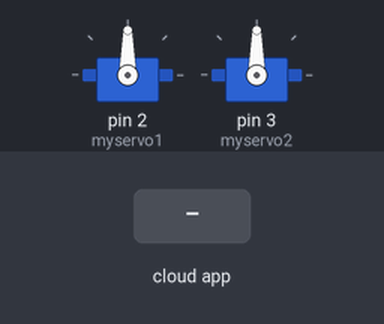
The sketch below on a simulated Arduino Uno, built with avr-gcc and run on an emulated ATmega328P. Shown: 2 × servo. Inputs (shaded band) come from the test bench. The ROS host is connected and sends only what is stated.

Above: at 1.2 s.
1.3 s: the phone or cloud app sets neckX to 0
At 1.7 s:
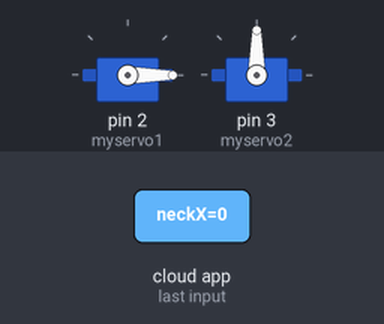
2.8 s: the phone or cloud app sets neckY to 0
At 4.0 s:
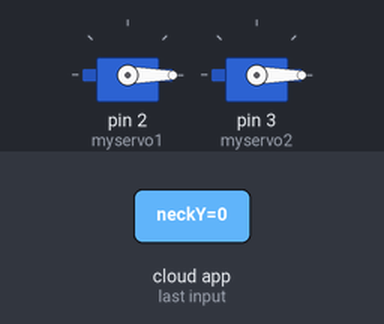
4.3 s: the phone or cloud app sets neckX to 1
At 5.2 s:
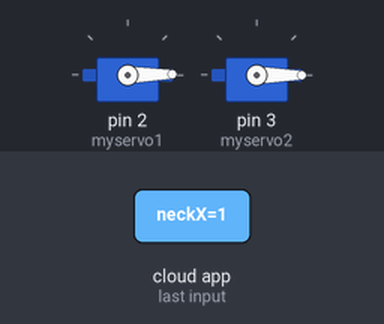
5.8 s: the phone or cloud app sets neckY to 1
At 6.3 s:
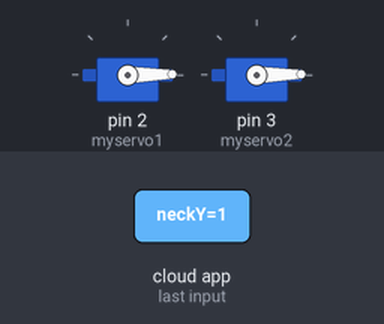
Timing chart, 0 to 8.3 s (numbered marks = the images above; inputs shaded):
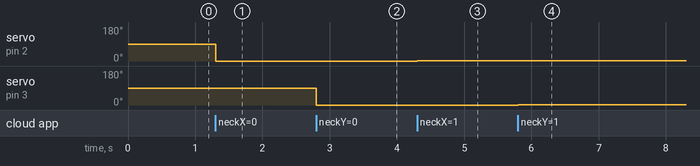

Measured:
- after the input at 1.3 s, servo on pin 2 (myservo1): 90° → 0° at once
- after the input at 2.8 s, servo on pin 3 (myservo2): 90° → 0° at once
- after the input at 4.3 s, servo on pin 2 (myservo1): 0° → 1° at once
- after the input at 5.8 s, servo on pin 3 (myservo2): 0° → 1° at once

The sketch:

A1servoNeckXYv11.ino
```cpp
// input pos 2 servo control- mvj 1-4-2019
// mashed with zoomkat 11-22-10 servo (2) test
// ros2arduino implementation 9-25-2020
// refactor to Rosserial 10-16-2020
// split servo input to separate subscribers 03-11-22
// Current version 0.11 03-11-2022

#define USE_USBCON

#include <Servo.h>
#include <ros.h>
#include <std_msgs/String.h>


Servo myservo1;  // create servo object to control a servo
Servo myservo2;
// twelve servo objects can be created on most boards

int pos1 = 90;    // variable to store the servo position
int pos2 = 90;

ros::NodeHandle  nh;    //invoke NodeHandle as nh

String readStringX,readStringY, servo1, servo2;  //invoke strings

void servo_cbX( const std_msgs::String& cmd_msg){
  readStringX = atoi(cmd_msg.data);//set readString for neck X
}

void servo_cbY( const std_msgs::String& cmd_msg){
  readStringY = atoi(cmd_msg.data);//set readString for neck Y
}

ros::Subscriber<std_msgs::String> subX("neckX", servo_cbX); //listening address
ros::Subscriber<std_msgs::String> subY("neckY", servo_cbY);


void setup(){
  // put your setup code here, to run once:
  nh.initNode();
  nh.subscribe(subX);
  nh.subscribe(subY);

  myservo1.attach(2);  // attaches the servo on pin 2 to the servo object
  myservo2.attach(3);
}

void loop(){
  // put your main code here, to run repeatedly:
  if (readStringX.length() >0 ) {
      //Serial.println(readString); //see what was received

      // each subscriber expects a string like "123" containing the servo position
      servo1 = readStringX.substring(0, 3); //get the first 3 characters into X
      //servo2 = readStringY.substring(0, 3); //get the first 3 characters into Y

      //Serial.println(servo1);  //print to serial monitor to see results
      //Serial.println(servo2);


      char carray1[6]; //magic needed to convert string to a number
      servo1.toCharArray(carray1, sizeof(carray1));
      pos1 = atoi(carray1);

      //char carray2[6];
      //servo2.toCharArray(carray2, sizeof(carray2));
      //pos2 = atoi(carray2);

      myservo1.write(pos1); //set servo position
      //myservo2.write(pos2);
      //readString="";
  }
  // separated for independent Y at servo2
  if (readStringY.length() >0) {
    // each subscriber expects a string like "123" containing the servo position
      servo2 = readStringY.substring(0, 3); //get the first 3 characters into Y

      char carray2[6];
      servo2.toCharArray(carray2, sizeof(carray2));
      pos2 = atoi(carray2);

      myservo2.write(pos2);
  }


  nh.spinOnce();
  delay(1);
}
```
